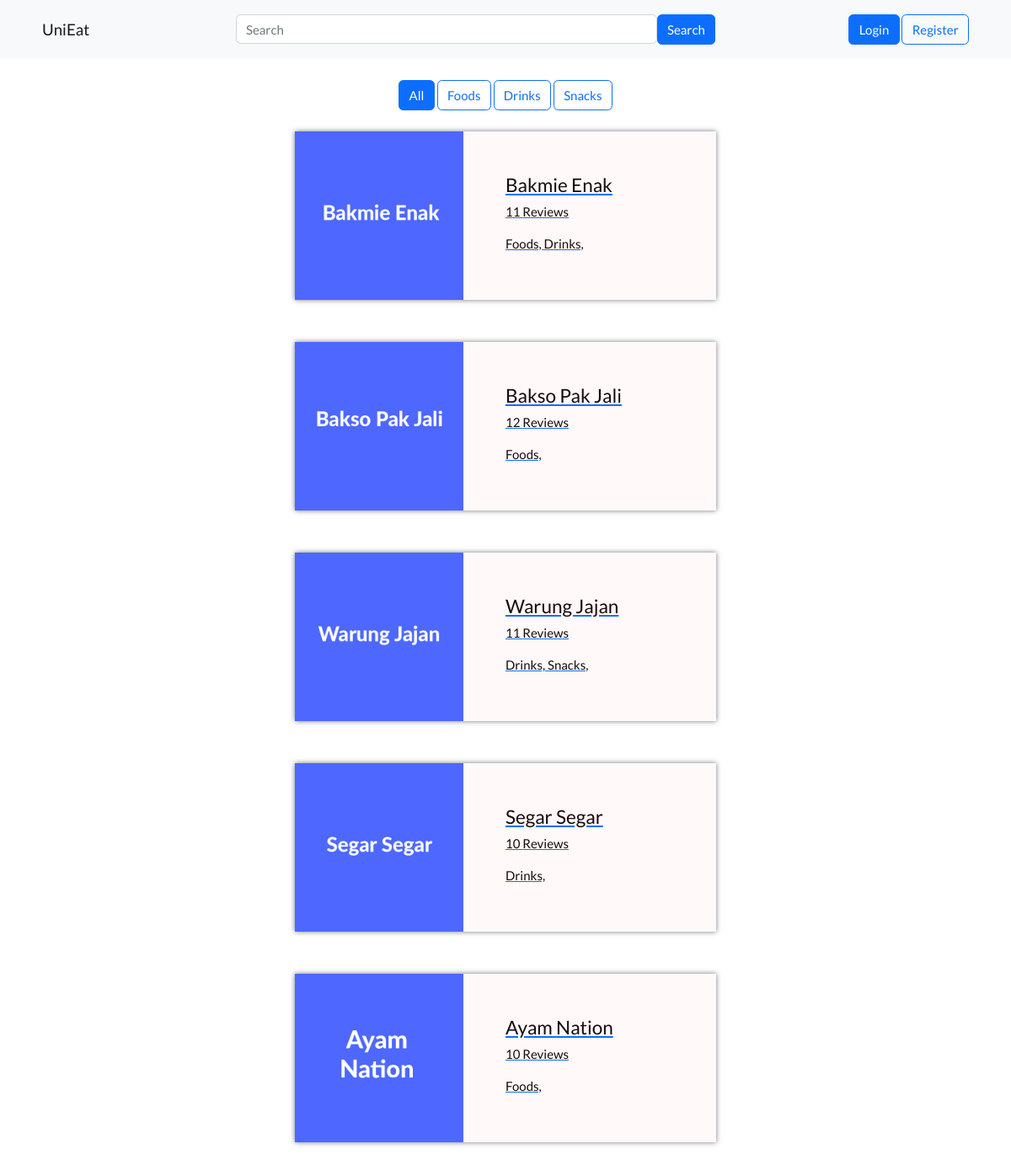
The app's page /AMDP3/homepage.php with its own data.
### tables this page shows
CREATE TABLE `categories` (
  `categoryID` int(11) NOT NULL,
  `categoryName` varchar(255) NOT NULL
);

CREATE TABLE `shop` (
  `shopID` int(11) NOT NULL,
  `shopTitle` varchar(255) NOT NULL,
  `imgUrl` varchar(255) NOT NULL DEFAULT './img/Dummy.png'
);

### AMDP3/homepage.php (the view, shortened to what this page needs)
<?php
    include "./connection.php";
?>
<!DOCTYPE html>
<html lang="en">
<head>
    <link href="https://cdn.jsdelivr.net/npm/bootstrap@5.2.2/dist/css/bootstrap.min.css" rel="stylesheet">
    <link rel="stylesheet" href="./style.css">
</head>
<body>
    <?php include "./includes/header.php" ?>
    <div class="main-body">
        <div class="select-content">
            <label class="btn btn-outline-primary" for="option-all">All</label>
            <?php include "./includes/loadcategories.php" ?>
        </div>
        <div class="body-content">
            <?php
                $query = "SELECT * FROM shop";
                $res = $connection->query($query);
                while($row = $res->fetch_assoc()){
                    $shopID = $row['shopID'];
                    $shopTitle = $row['shopTitle'];
                    $imgUrl = $row['imgUrl'];
                    $query = "SELECT categoryName FROM shop JOIN shopcategories ON shop.shopID = shopcategories.shopID JOIN categories ON shopcategories.categoryID = categories.categoryID WHERE shop.shopID='$shopID'";
                    $result = $connection->query($query);
                    $shopCategories = '';
                    while($row = $result->fetch_assoc()){
                        $shopCategories = $shopCategories . $row['categoryName'] . ', ';
                    }
                    $query = "SELECT COUNT(DISTINCT orderTimeStamp) AS totalReviewCount FROM reviews JOIN orders ON reviews.orderID = orders.orderID WHERE orders.shopID = $shopID";
                    $result = $connection->query($query);
                    $row = $result->fetch_assoc();
                    $totalReviews = $row['totalReviewCount'];
                    echo
                    "<a href='./shoppage.php?shopID=$shopID'>
                        <div class='shop-card'>
                            <img src='$imgUrl'>
                            <div class='shop-info'>
                                <h4>{$shopTitle}</h4>
                                <p>{$totalReviews} Reviews</p>
                                <p>{$shopCategories}</p>
                            </div>
                        </div>
                    </a>";
                }
            ?>
        </div>
    </div>
</body>
</html>

### AMDP3/includes/header.php
<nav class="navbar bg-light">
    <div class="navbar-left">
        <?php
            if(!isset($_SESSION['role']) || $_SESSION['role'] == 'customer'){
                echo "<a class='navbar-brand' href ='./homepage.php'>UniEat</a>";
            } else{
                if ($_SESSION["role"] == "admin"){
                    echo "<a class='navbar-brand' href='./managetenant.php'>UniEat</a>";
                }else {
                    echo "<a class='navbar-brand' href ='./showcurrentorders.php'>UniEat</a>";
                }
            }
        ?>
    </div>
    <div>
        <form class="d-flex" action="./searching.php" method="POST">
            <input class="form-control" type="text" name="searchfield" placeholder="Search">
            <button class="btn btn-primary" name="search">Search</button>
        </form>
    </div>
    <?php
        if(!isset($_SESSION["email"])){
            include "./includes/navbarrightguest.php";
        } else if ($_SESSION["role"] == "tenant"){
            include "./includes/navbarrighttenant.php";
        } else if ($_SESSION["role"] == "admin"){
            include "./includes/navbarrightadmin.php";
        }else {
            include "./includes/navbarrightcustomer.php";
        }
    ?>
</nav>

### AMDP3/includes/navbarrightguest.php
<div class="navbar-right">
    <button class="btn btn-primary" onclick="window.open('./login.php', '_self')">Login</button>
    <button class="btn btn-outline-primary" onclick="window.open('./register.php', '_self')">Register</button>
</div>

### AMDP3/includes/loadcategories.php
<?php
    include "./connection.php";
    $query = "SELECT * FROM categories";
    $result = $connection->query($query);
    while($row = $result->fetch_assoc()){
        $categoryName = trim($row['categoryName']);
        $categoryName2 = strtolower($categoryName);
        echo "
        <input type='radio' class='btn-check' name='option-main' id='option-$categoryName2'>
        <label class='btn btn-outline-primary' for='option-$categoryName2'>$categoryName</label>
        ";
    }
?>

### AMDP3/style.css (style rules this page uses)
* { font-family: 'Lato', sans-serif; text-decoration: none; color: #180A0A; font-size: 15px; list-style: none; }
.navbar { display: flex; justify-content: space-between; align-items: center; padding-left: 50px; padding-right: 50px; height: 70px; }
.navbar input { display: flex; }
.navbar input { width: 500px; height: 35px; }
.select-content { margin-top: 25px; margin-bottom: 25px; }
.main-body { display: flex; flex-direction: column; align-items: center; }
.shop-card img { width: 200px; }
.shop-card { margin-bottom: 50px; background-color: #FFF9F9; height: 200px; width: 500px; box-shadow: 0 0 6px 0px #73777B; display: flex; }
.shop-info { padding-left: 50px; padding-top: 50px; }

### records on screen
categories: categoryName "Foods"
categories: categoryName "Drinks"
categories: categoryName "Snacks"
shop: imgUrl (picture), shopTitle "Bakmie Enak", totalReviews "11", shopCategories "Foods, Drinks,"
shop: imgUrl (picture), shopTitle "Bakso Pak Jali", totalReviews "12", categories.categoryName "Foods,"
shop: shows a picture, shopTitle "Warung Jajan", totalReviews "11", shopCategories "Drinks, Snacks,"
shop: shows a picture, shopTitle "Segar Segar", totalReviews "10", categories.categoryName "Drinks,"
shop: imgUrl (picture), shopTitle "Ayam Nation", totalReviews "10", categories.categoryName "Foods,"
